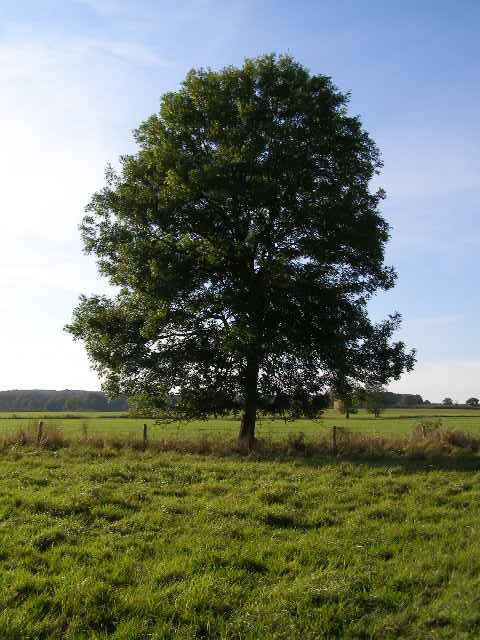
%> input picture IntroductionToComputerVision/tree.jpg, 480 x 640 px
$ octave CV_2A_L2_filtering.m   (GNU Octave 9; MATLAB toolbox functions it lacks are replaced by stand-ins)
%> lines starting %> are read from the running program, lines starting %| are printed output that depends on the picture
% import library
pkg load image;
img = imread('tree.jpg');
%> img is the input picture: size 640x480x3 uint8; mean R, G, B 111.7, 120, 103.5
img = rgb2gray(img);
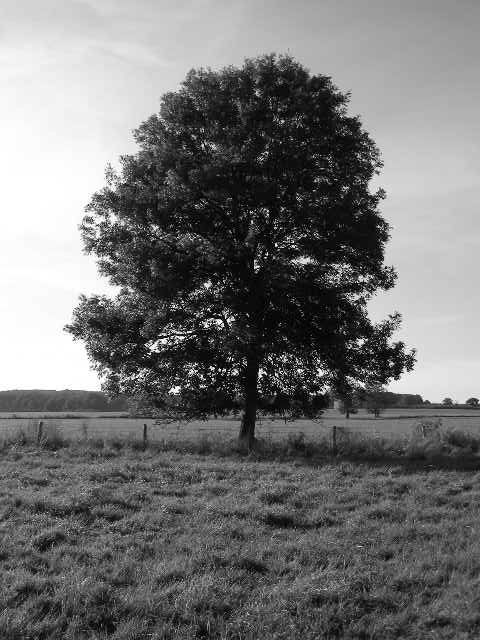
%> img: size 640x480 uint8; min 0, max 255, mean 115.7
imshow(img);

% adding noise to image
sigma = 20;
noise = randn(size(img)) .* sigma;
img_noisy = img + noise;
imshow(img_noisy);

% moving average filters
f_3 = fspecial('average', 3);
f_10 = fspecial('average', 10);

% adding noise to sine wave
x = linspace(0, 20, 1000);
sin_x = sin(x);
noise = randn(size(sin_x)) .* 0.05;
sin_x_noisy = sin_x + noise;

% moving average filter on sin wave
sin_x_filtered_10 = imfilter(sin_x_noisy, f_10);
sin_x_filtered_3 = imfilter(sin_x_noisy, f_3);
plot(
  x, sin_x_filtered_10, 'r',
  x, sin_x_filtered_3, 'g',
  x, sin_x_noisy, 'b'
);
title('effect of moving average filter on noisy sine wave');
xlabel('x');
ylabel('sin(x)');
legend (
  'moving average with window size 10',
  'moving average with window size 3',
  'noisy sin(x)'
);
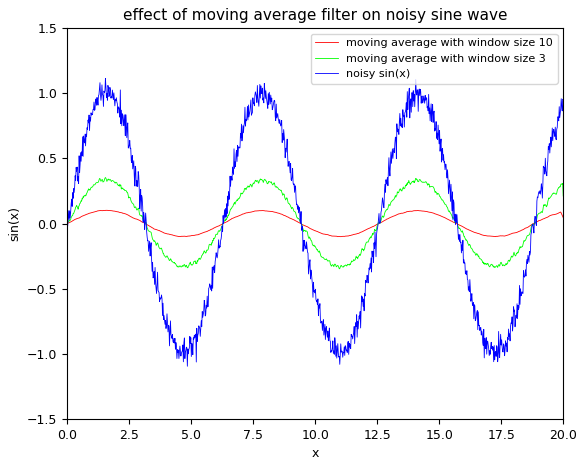
%> figure redrawn from the program's plot data; curve peaks at x = 1.56, y = 0.102; curve peaks at x = 1.54, y = 0.354; curve peaks at x = 1.54, y = 1.11

% moving average filter on image
img_filtered_3 = imfilter(img_noisy, f_3);
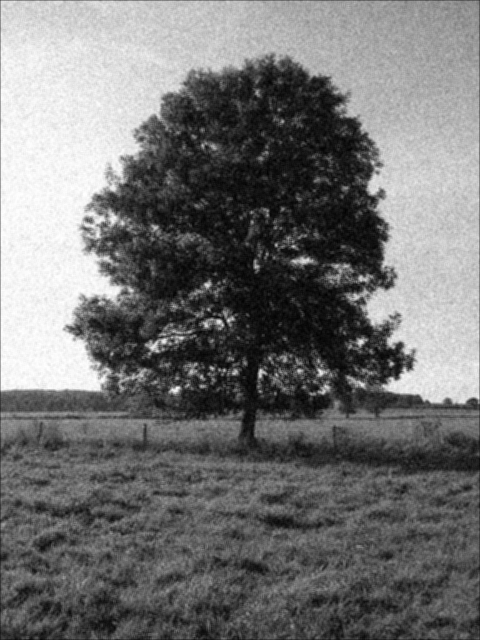
%> img_filtered_3: size 640x480 uint8; min 1, max 255, mean 115.1
img_filtered_10 = imfilter(img_noisy, f_10);
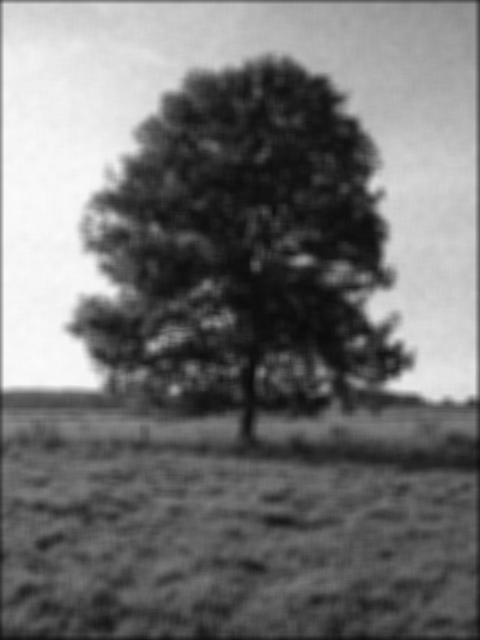
%> img_filtered_10: size 640x480 uint8; min 11, max 251, mean 114

x = linspace(100, 200, 101);
plot(
  x, img_filtered_10(10, 100:200), 'r',
  x, img_filtered_3(10, 100:200), 'g',
  x, img_noisy(10, 100:200), 'b'
);
title('plot over column range [100, 200] for row 10');
xlabel('column');
ylabel('pixel intensity');
legend (
  'moving average with window size 10',
  'moving average with window size 3',
  'noisy image'
);
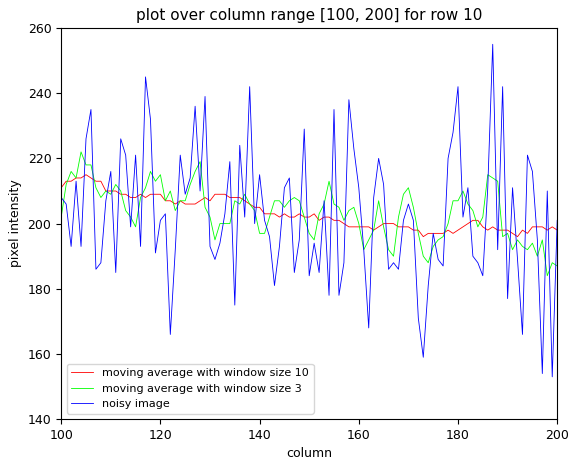
%> figure redrawn from the program's plot data; curve peaks at x = 105, y = 215; curve peaks at x = 104, y = 222; curve peaks at x = 187, y = 255


w = size(img)(2);
%> w = 480
x = linspace(0, w, w);
%> x = 480 values from 0 to 480
plot(
  x, img_filtered_10(100, :), '+',
  x, img_filtered_3(100, :), '.',
  x, img_noisy(100, :), '*'
);
title('plot for row 100');
xlabel('column');
ylabel('pixel intensity');
legend (
  'moving average with window size 10',
  'moving average with window size 3',
  'noisy image'
);
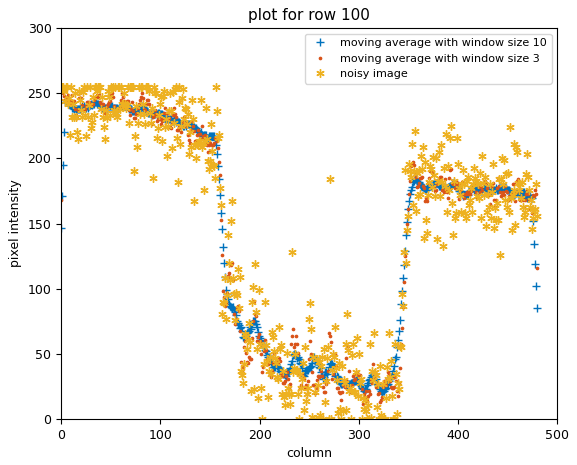
%> figure redrawn from the program's plot data; highest point at x = 4.01, y = 243; highest point at x = 1, y = 251; highest point at x = 0, y = 255

% weighted moving average for 1D
% assuming weights to be an odd sized vector
function result = weighted_moving_average(series, weights)
  size_weights = size(weights)(2);
  size_series = size(series)(2);
%> (the run ends here)
